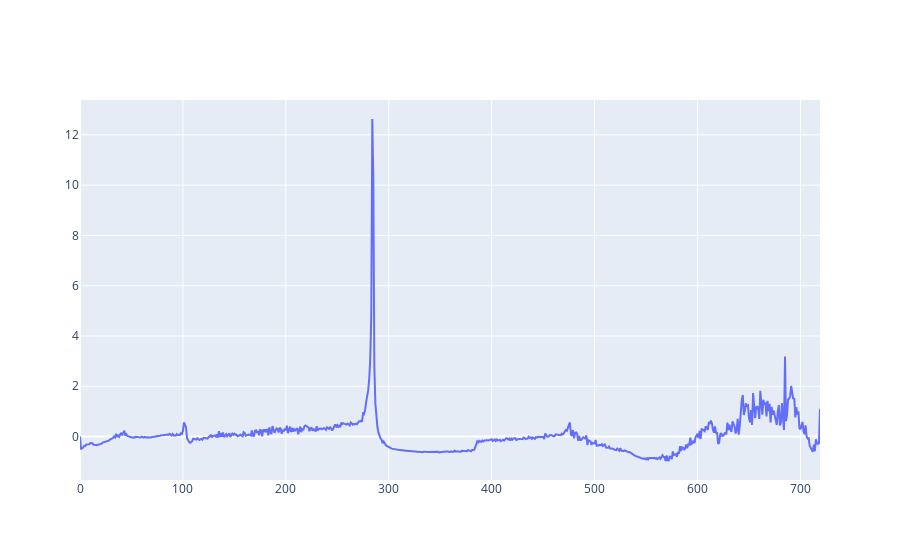

Here is the notebook cell this chart was saved with:
### Code cell
fig = go.Figure()

fig.add_scatter(x=list(range(len(score))), y=score, name='biggest anomalies')

fig.show()

### Figure 1 — Plotly figure (JSON) as saved in the notebook; plotly's stock layout.template omitted (floating-point values rounded to 4 significant figures; data arrays with more than 128 entries replaced by an {"elided": "..."} marker saying what was removed)
{"data": [{"name": "biggest anomalies", "type": "scatter", "x": {"elided": "720 int values"}, "y": {"elided": "720 float values"}}], "layout": {}}
